Frame 1 (no input): blank canvas, image omitted
Frame 60 (the mouse pressed at the canvas centre just before this capture): blank canvas, image omitted
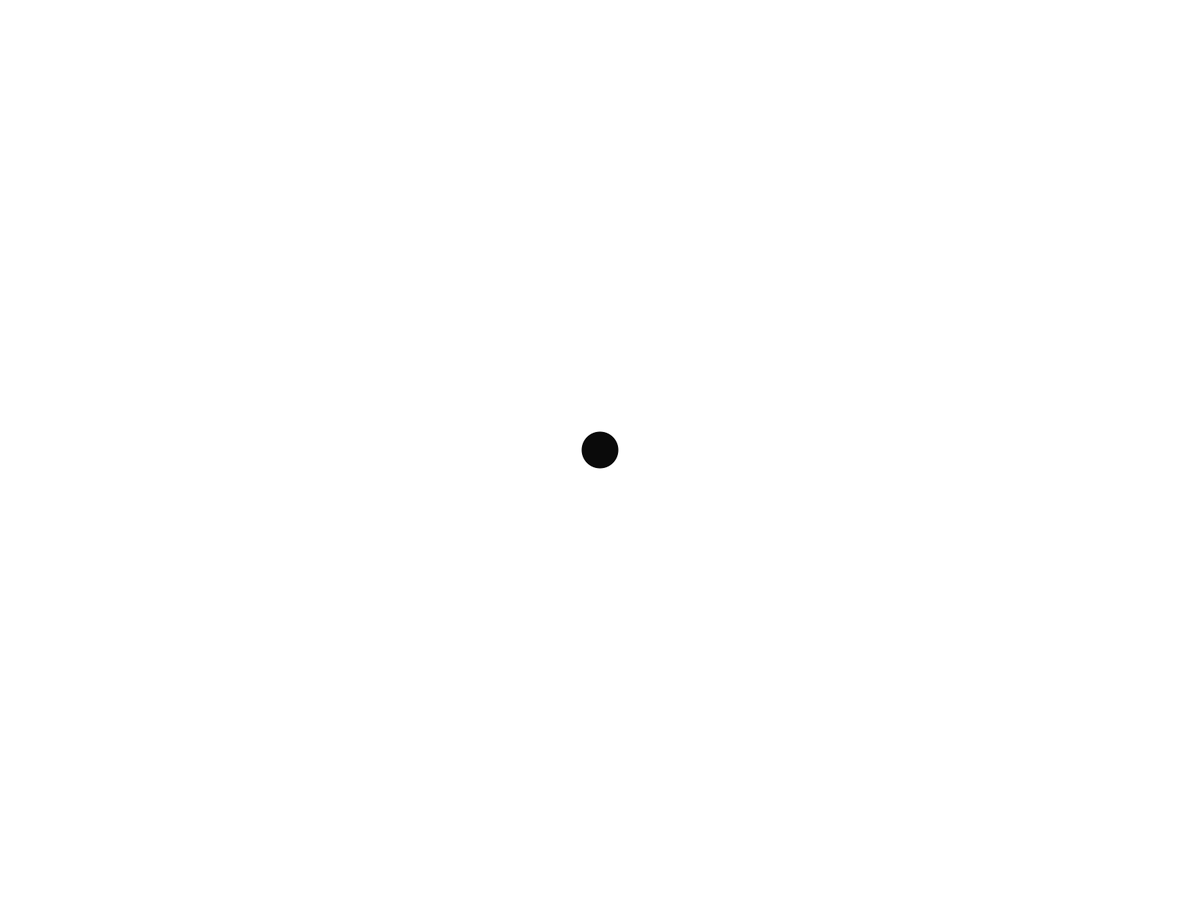
Frame 120 (the mouse held since frame 60 and released just before this capture)

The Processing sketch whose frames 1 and 60 were blank and that drew this single picture after the mouse press (run headless with seeded random() and noise(); from frame 60 on, the mouse is pressed at the canvas centre):

// Processing sketch: snake
// ── snake.pde
int[] xpos = new int[50];
int[] ypos = new int[50];

void setup() {
  fullScreen();
  //size(800, 450);
  
  for (int i = 0; i < xpos.length; i++) {
    xpos[i] = 0;
    ypos[i] = 0;
  }
}

void draw() {
  background(255);
  
  // Shift array values
  for (int i = 0; i < xpos.length - 1; i++) {
    xpos[i] = xpos[i + 1];
    ypos[i] = ypos[i + 1];
  }
 
  // New location
  xpos[xpos.length - 1] = mouseX;
  ypos[ypos.length - 1] = mouseY;
  
  // Draw
  for (int i = 0; i < xpos.length; i++) {
    noStroke();
    fill(255 - i * 5);
    ellipse(xpos[i], ypos[i], i, i);
  }
}
